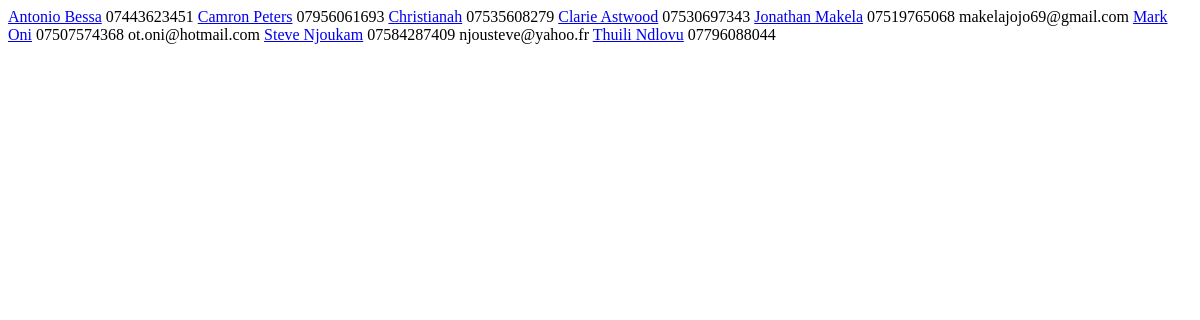
/member/_status/Rare old member (signed in), run on an earlier commit of the app's database.
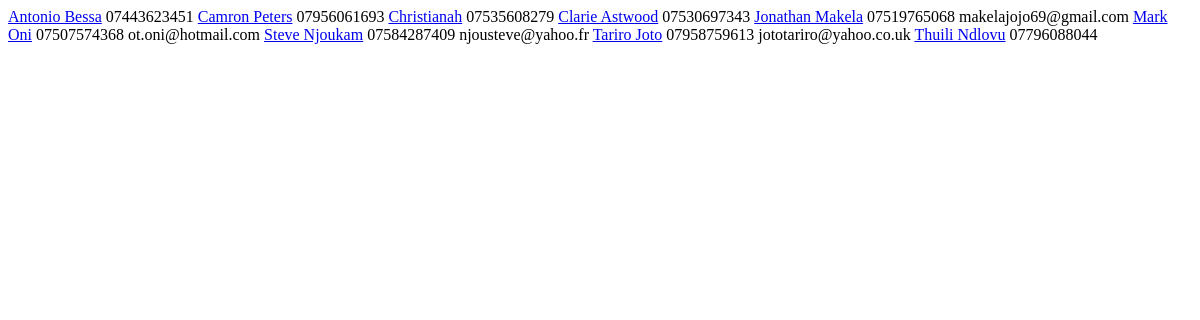
And on a later commit of the database.
### member/models.py (models this page shows)
class Member(models.Model):
	name = models.CharField(max_length=50, unique=True)
	gender = models.ForeignKey('Gender', on_delete=models.CASCADE, related_name="sex")
	mobile_no = models.CharField(max_length=50, blank=True, null=True, unique=False, verbose_name="Mobile number")
	email = models.EmailField(max_length=50, blank=True, null=True, verbose_name="Email Address")
	date_of_birth = models.DateField(blank=True, null=True)
	address = models.TextField(max_length=200, blank=True, null=True)
	post_code = models.CharField(max_length=10, blank=True, null=True)
	academic_institution = models.ForeignKey('AcademicInstitution', on_delete=models.CASCADE, related_name="academic_institution", null=True, blank=True)
	course = models.CharField(max_length=100, blank=True)
	first_attended = models.DateField(blank=True, null=True)
	last_modified = models.DateTimeField(auto_now=True)
	extra_info = models.TextField(max_length=2000, blank=True)
	attendance_status = models.ForeignKey('Attendance', on_delete=models.CASCADE, related_name="attendance_status")
	last_visited = models.DateField(null=True, blank=True)
	def __str__(self):
		return self.name
	class Meta:
		ordering = ["name"]

### member/views.py (the view)
@login_required
def _list_members_by_status(request, status):
	pattern = re.compile(r"^([\w\s\d\.-_]+)$")
	if pattern.match(status) and status != "ALL":
		attendance = Attendance.objects.get(status__iexact = status).status
		members = Member.objects.filter(attendance_status__status__iexact = attendance)
	else:
		members = Member.objects.all()
	context = {
		'members': members
	}
	return render (request, '_partial/member_data.html', context)

### member/templates/_partial/member_data.html
{% for member in members %}
<tr>
	<td><a href="{% url 'member:member_info' member %}">{{ member.name }}</a></td>
	<td>{{ member.mobile_no }}</td>
	<td>{{ member.email }}</td>
</tr>
{% endfor %}

What changed in the data, as far as the page shows it:
added Member: name "Tariro Joto", mobile_no "07958759613", email "jototariro@yahoo.co.uk"
